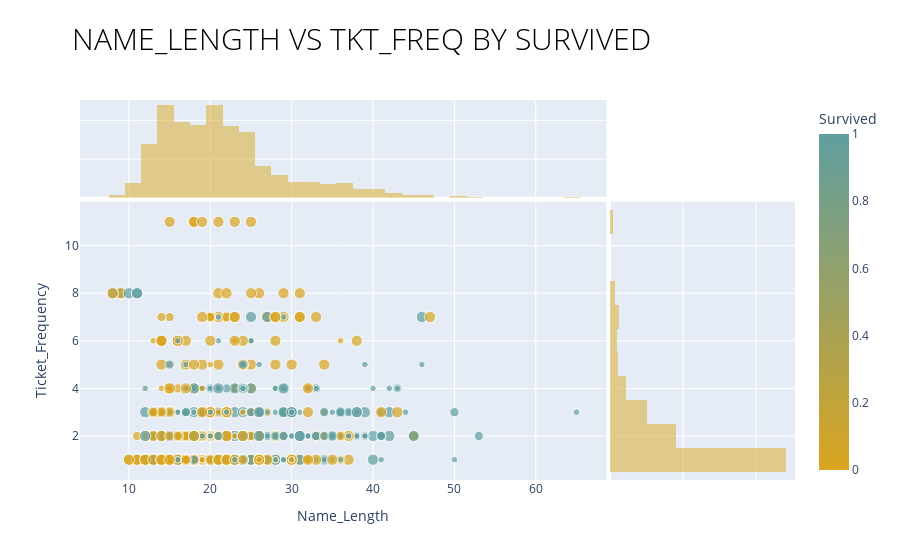

Write notebook code for a chart like this one.
### Code cell
fig = px.scatter(train_viz,
                 x="Name_Length", y="Ticket_Frequency", color="Survived", size="Pclass",
                 size_max=8, color_continuous_scale=['goldenrod', 'cadetblue'],
                 marginal_x='histogram', marginal_y='histogram',
                 template='plotly', title='<span style="font-weight: 100;">NAME_LENGTH VS TKT_FREQ BY SURVIVED</span>')

fig.update_layout(
    title_x=0.08,
    title_font_size=30,
    title_font_color='black'
)

fig.show()

### Figure 1 — Plotly figure (JSON) as saved in the notebook; plotly's stock layout.template omitted (floating-point values rounded to 4 significant figures; data arrays with more than 128 entries replaced by an {"elided": "..."} marker saying what was removed)
{"data": [{"hovertemplate": "Name_Length=%{x}<br>Ticket_Frequency=%{y}<br>Pclass=%{marker.size}<br>Survived=%{marker.color}<extra></extra>", "legendgroup": "", "marker": {"color": {"elided": "891 int values"}, "coloraxis": "coloraxis", "size": {"elided": "891 int values"}, "sizemode": "area", "sizeref": 0.04688, "symbol": "circle"}, "mode": "markers", "name": "", "orientation": "v", "showlegend": false, "type": "scatter", "x": {"elided": "891 int values"}, "xaxis": "x", "y": {"elided": "891 int values"}, "yaxis": "y"}, {"alignmentgroup": "True", "bingroup": "x", "hovertemplate": "Name_Length=%{x}<br>count=%{y}<extra></extra>", "legendgroup": "", "marker": {"color": "goldenrod"}, "name": "", "offsetgroup": "", "opacity": 0.5, "showlegend": false, "type": "histogram", "x": {"elided": "891 int values"}, "xaxis": "x3", "yaxis": "y3"}, {"alignmentgroup": "True", "bingroup": "y", "hovertemplate": "Ticket_Frequency=%{y}<br>count=%{x}<extra></extra>", "legendgroup": "", "marker": {"color": "goldenrod"}, "name": "", "offsetgroup": "", "opacity": 0.5, "showlegend": false, "type": "histogram", "xaxis": "x2", "y": {"elided": "891 int values"}, "yaxis": "y2"}], "layout": {"barmode": "overlay", "coloraxis": {"colorbar": {"title": {"text": "Survived"}}, "colorscale": [[0, "goldenrod"], [1, "cadetblue"]]}, "legend": {"itemsizing": "constant", "tracegroupgap": 0}, "title": {"font": {"color": "black", "size": 30}, "text": "<span style=\"font-weight: 100;\">NAME_LENGTH VS TKT_FREQ BY SURVIVED</span>", "x": 0.08}, "xaxis": {"anchor": "y", "domain": [0, 0.7363], "title": {"text": "Name_Length"}}, "xaxis2": {"anchor": "y2", "domain": [0.7413, 1], "matches": "x2", "showgrid": true, "showline": false, "showticklabels": false, "ticks": ""}, "xaxis3": {"anchor": "y3", "domain": [0, 0.7363], "matches": "x", "showgrid": true, "showticklabels": false}, "xaxis4": {"anchor": "y4", "domain": [0.7413, 1], "matches": "x2", "showgrid": true, "showline": false, "showticklabels": false, "ticks": ""}, "yaxis": {"anchor": "x", "domain": [0, 0.7326], "title": {"text": "Ticket_Frequency"}}, "yaxis2": {"anchor": "x2", "domain": [0, 0.7326], "matches": "y", "showgrid": true, "showticklabels": false}, "yaxis3": {"anchor": "x3", "domain": [0.7426, 1], "matches": "y3", "showgrid": true, "showline": false, "showticklabels": false, "ticks": ""}, "yaxis4": {"anchor": "x4", "domain": [0.7426, 1], "matches": "y3", "showgrid": true, "showline": false, "showticklabels": false, "ticks": ""}}}
